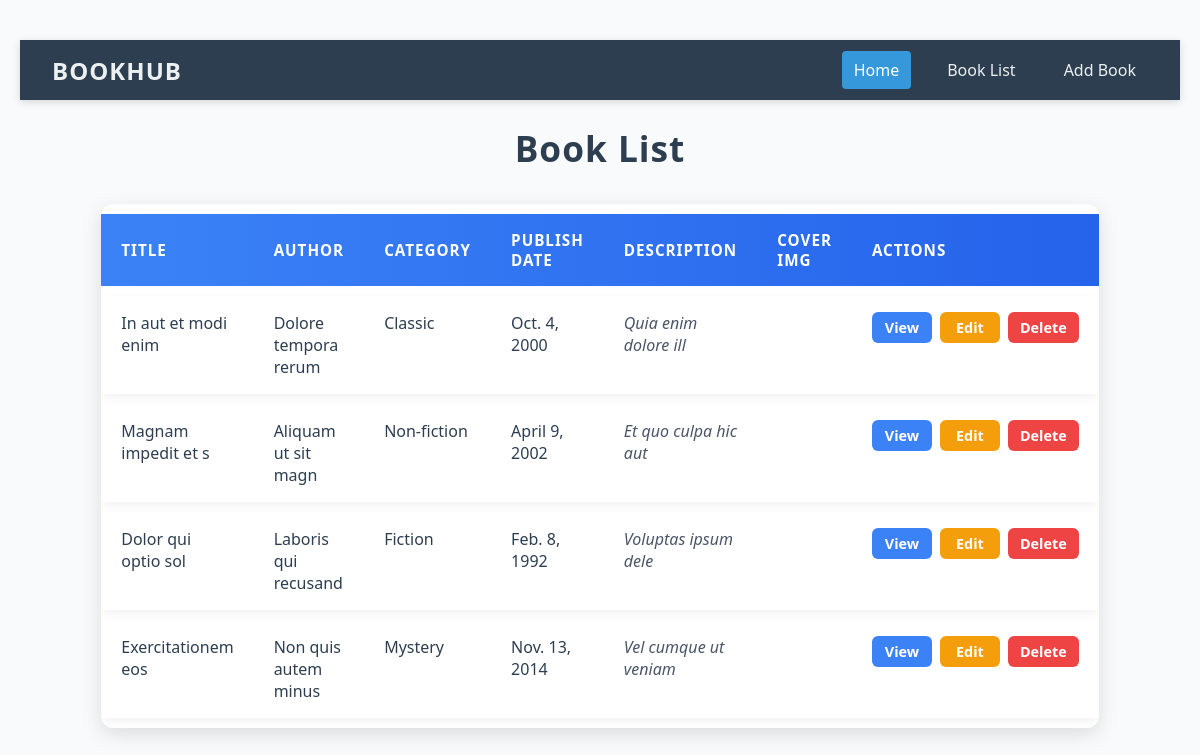
Before: /bookList with the older database file.
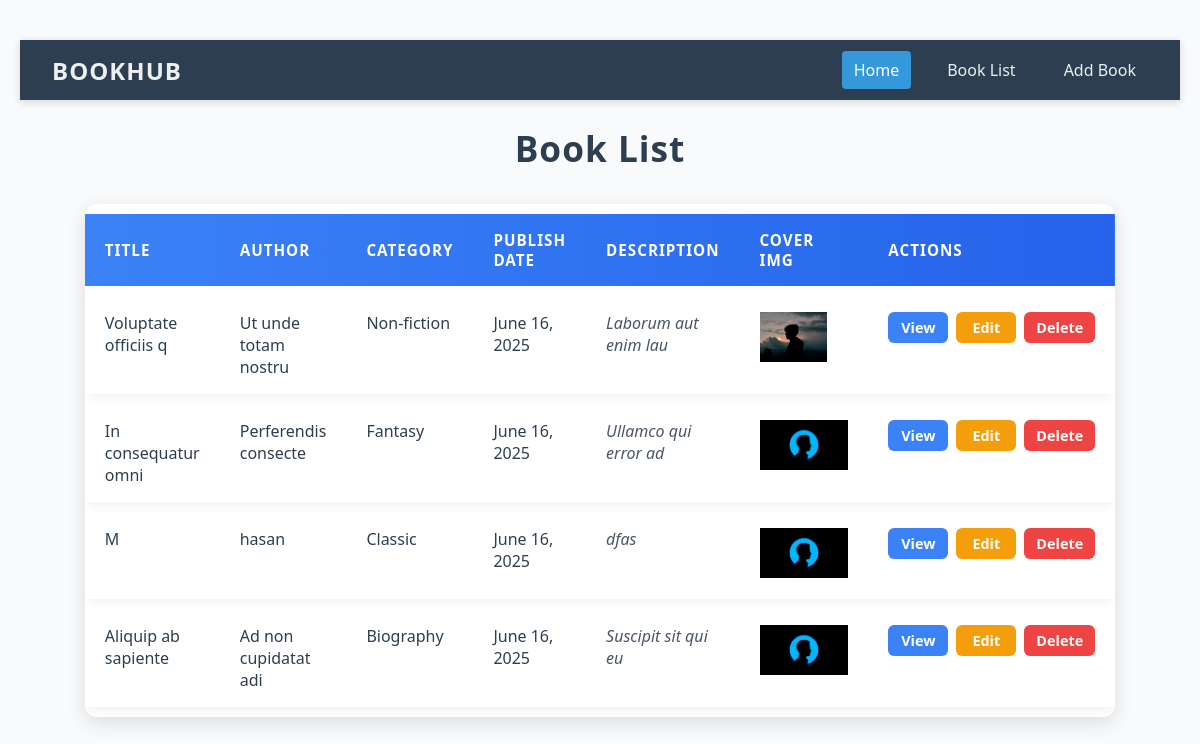
After: the same page with the newer database file.
### books/models.py (models this page shows)
class booksModel(models.Model):
    BookTitle = models.CharField(max_length=50, null=True)
    BookAuthor = models.CharField(max_length=50, null=True)
    BookCategory = models.CharField(max_length=100, null=True)
    BookPublishDate = models.DateField(auto_now_add=True, null=True)
    BookDescription = models.TextField(null=True)
    BookCoverPhoto = models.ImageField(upload_to='Media/cover_photo', null=True)

### books/views.py (the view)
# urls.py: path('bookList', bookList, name='bookList'),
def bookList(request):
    books = booksModel.objects.all()
    return render(request, 'book_list.html',{'books':books})

### books/Template/books/book_list.html (shortened to what this page needs)
{% extends "home.html" %}
{% block body %}
<h1>Book List</h1>
<table>
  <thead>
    <tr>
      <th>Title</th>
      <th>Author</th>
      <th>Category</th>
      <th>Publish Date</th>
      <th>Description</th>
      <th>Cover Img</th>
      <th>Actions</th>
    </tr>
  </thead>
  <tbody>
    {% for book in books %}
    <tr>
      <td>{{book.BookTitle}}</td>
      <td>{{book.BookAuthor}}</td>
      <td>{{book.BookCategory}}</td>
      <td>{{book.BookPublishDate}}</td>
      <td class="description">{{book.BookDescription}}</td>
      <td class="cover">
        <img src="{{book.BookCoverPhoto}}" height="50px" alt="">
      </td>
      <td class="actions">
       <a href="{% url 'viewBook' book.id %}" class="btn btn-view" aria-label="View book details">View</a>
       <a href="{% url 'bookUpdate' book.id %}" class="btn btn-edit" aria-label="Edit book">Edit</a>
       <a href="{% url 'bookDelete' book.id %}" class="btn btn-delete" aria-label="Delete book">Delete</a>
      </td>
    </tr>
    {% endfor %}
  </tbody>
</table>
{% endblock body %}

### books/Template/books/home.html (shortened to what this page needs)
<!DOCTYPE html>
<html lang="en">
<head>
</head>
<body>
<nav class="navbar">
  <div class="brand">BookHub</div>
  <ul id="nav-links">
    <li><a href="{% url 'home' %}" class="active">Home</a></li>
    <li><a href="{% url 'bookList' %}">Book List</a></li>
    <li><a href="{% url 'bookAdd' %}">Add Book</a></li>
  </ul>
</nav>
{% block body %}{% endblock body %}
</body>
</html>

### books/Template/books/home.html (style rules this page uses)
* { box-sizing: border-box; }
body { margin: 0; font-family: 'Segoe UI', Tahoma, Geneva, Verdana, sans-serif; background: #f4f6f8; color: #333; }
.navbar { background-color: #2c3e50; padding: 0 2rem; display: flex; align-items: center; justify-content: space-between; height: 60px; box-shadow: 0 2px 8px rgba(0,0,0,0.15); }
.navbar .brand { color: #ecf0f1; font-weight: 700; font-size: 1.5rem; letter-spacing: 1px; text-transform: uppercase; cursor: default; }
.navbar ul { list-style: none; margin: 0; padding: 0; display: flex; gap: 1.5rem; }
.navbar ul li a { color: #ecf0f1; text-decoration: none; font-weight: 500; font-size: 1rem; padding: 0.5rem 0.75rem; border-radius: 4px; transition: background-color 0.3s ease, color 0.3s ease; }
.navbar ul li a:hover, .navbar ul li a.active { background-color: #3498db; color: white; }

### books/Template/books/book_list.html (style rules this page uses)
body { font-family: 'Segoe UI', Tahoma, Geneva, Verdana, sans-serif; background: #f9fafb; margin: 40px 20px; color: #222; }
a { text-decoration:none; }
h1 { text-align: center; color: #2c3e50; font-weight: 700; font-size: 2.2rem; margin-bottom: 2rem; letter-spacing: 1px; }
table { width: 90%; max-width: 900px; margin: 0 auto 3rem; border-collapse: separate; border-spacing: 0 10px; box-shadow: 0 6px 20px rgba(0,0,0,0.12); background: white; border-radius: 12px; overflow: hidden; }
thead tr { background: linear-gradient(90deg, #3b82f6 0%, #2563eb 100%); color: white; font-weight: 700; font-size: 0.95rem; letter-spacing: 1px; }
thead th { padding: 16px 20px; text-transform: uppercase; text-align: left; border: none; }
tbody tr { background: #fff; box-shadow: 0 4px 10px rgba(0,0,0,0.05); border-radius: 8px; }
tbody td { padding: 16px 20px; vertical-align: top; font-weight: 500; font-size: 1rem; border: none; color: #2c3e50; }
tbody td.description { max-width: 350px; word-wrap: break-word; color: #4a5568; font-style: italic; }
td.actions { display: flex; gap: 0.5rem; }
.btn { padding: 6px 12px; font-size: 0.9rem; font-weight: 600; border-radius: 6px; border: none; cursor: pointer; color: white; transition: background-color 0.3s ease; user-select: none; text-align: center; min-width: 60px; }
.btn-view { background: #3b82f6; }
.btn-edit { background: #f59e0b; }
.btn-delete { background: #ef4444; }

Changed rows visible on the page:
removed booksModel: BookTitle "In aut et modi enim", BookAuthor "Dolore tempora rerum", BookCategory "Classic", BookPublishDate "Oct. 4, 2000", BookDescription "Quia enim dolore ill"
removed booksModel: BookTitle "Magnam impedit et s", BookAuthor "Aliquam ut sit magn", BookCategory "Non-fiction", BookPublishDate "April 9, 2002", BookDescription "Et quo culpa hic aut"
removed booksModel: BookTitle "Dolor qui optio sol", BookAuthor "Laboris qui recusand", BookCategory "Fiction", BookPublishDate "Feb. 8, 1992", BookDescription "Voluptas ipsum dele"
removed booksModel: BookTitle "Exercitationem eos", BookAuthor "Non quis autem minus", BookCategory "Mystery", BookPublishDate "Nov. 13, 2014", BookDescription "Vel cumque ut veniam"
added booksModel: BookTitle "Voluptate officiis q", BookAuthor "Ut unde totam nostru", BookCategory "Non-fiction", BookPublishDate "June 16, 2025", BookDescription "Laborum aut enim lau", BookCoverPhoto (picture)
added booksModel: BookTitle "In consequatur omni", BookAuthor "Perferendis consecte", BookCategory "Fantasy", BookPublishDate "June 16, 2025", BookDescription "Ullamco qui error ad", BookCoverPhoto (picture)
added booksModel: BookTitle "M", BookAuthor "hasan", BookCategory "Classic", BookPublishDate "June 16, 2025", BookDescription "dfas", BookCoverPhoto (picture)
added booksModel: BookTitle "Aliquip ab sapiente", BookAuthor "Ad non cupidatat adi", BookCategory "Biography", BookPublishDate "June 16, 2025", BookDescription "Suscipit sit qui eu", BookCoverPhoto (picture)
